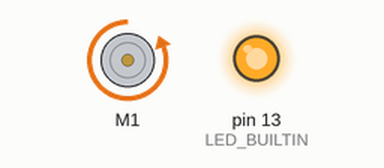
Simulated run of this sketch. Board: Arduino Uno, built with avr-gcc and run on an emulated ATmega328P. Parts: DC motor (green arrow = forward, orange = backward, longer = faster), output pins drawn as LEDs (lit = HIGH).

Above: at 2.5 s.
At 5.5 s:
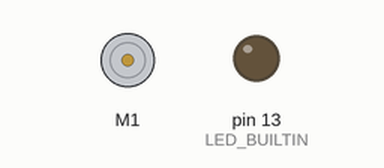
Timing chart, 0 to 8.8 s (numbered marks = the images above):
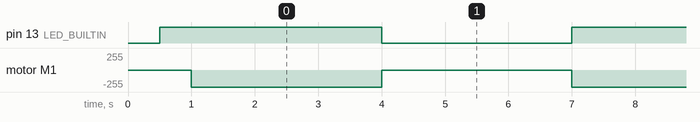

The sketch:

motor_test.ino
```cpp
#include <AFMotor.h>

AF_DCMotor motor(1);

void setup() {
	motor.setSpeed(255);

	pinMode(LED_BUILTIN, OUTPUT);
	digitalWrite(LED_BUILTIN, LOW);
	delay(500);
	digitalWrite(LED_BUILTIN, HIGH);
	delay(500);
	digitalWrite(LED_BUILTIN, LOW);
}

void loop() {
	motor.run(BACKWARD);
	digitalWrite(LED_BUILTIN, HIGH);
	delay(3000);

	motor.run(RELEASE);
	digitalWrite(LED_BUILTIN, LOW);
	delay(3000);
}
```

Measured:
- by itself, pin 13 (LED_BUILTIN): alternates HIGH for 3.0 s and LOW for 3.0 s
- by itself, motor M1: alternates backward 255/255 for 3.0 s and stopped for 3.0 s
